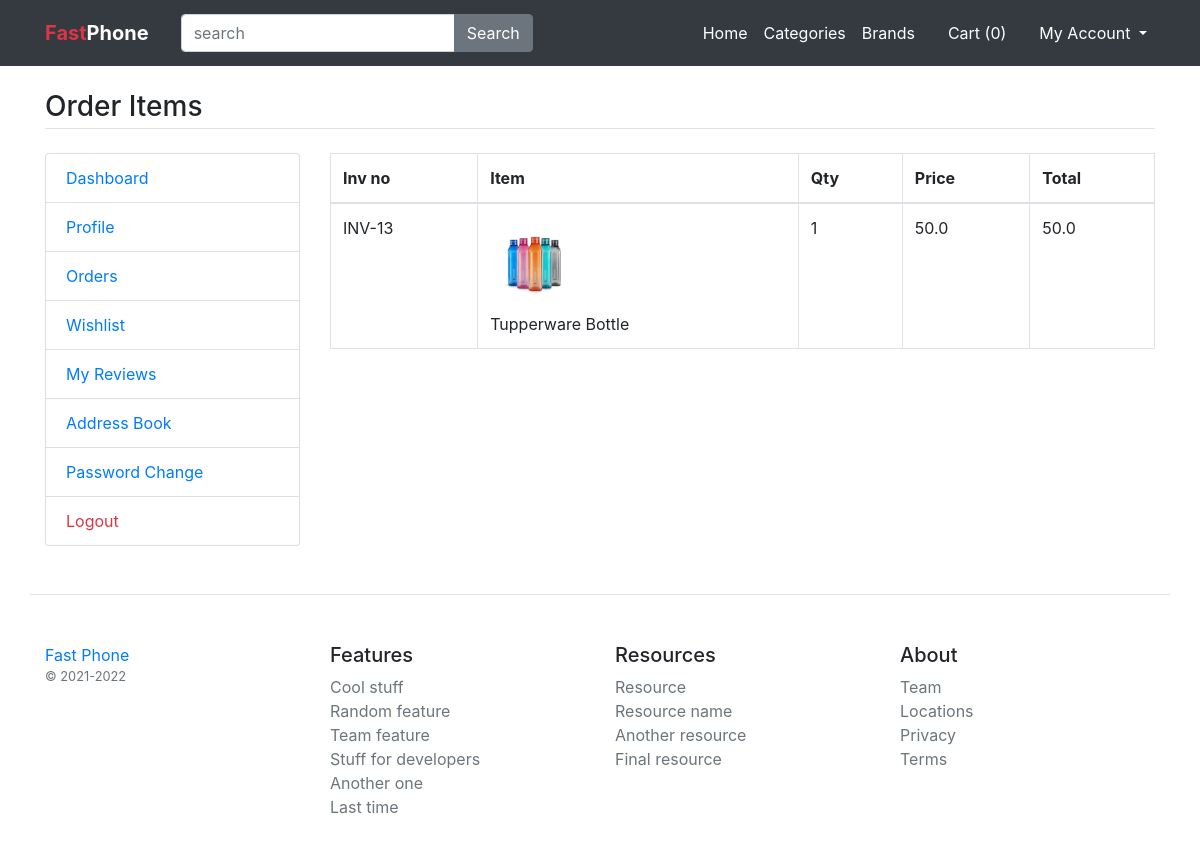
The page /my-orders-items/13 on the database its author committed.
### main/models.py (models this page shows, shortened)
class CartOrderItems(models.Model):
    order=models.ForeignKey(CartOrder,on_delete=models.CASCADE)
    invoice_no=models.CharField(max_length=150)
    item=models.CharField(max_length=150)
    image=models.CharField(max_length=200)
    qty=models.IntegerField()
    price=models.FloatField()
    total=models.FloatField()
    class Meta:
        verbose_name_plural='9. Order Items'

### main/views.py (the view)
# urls.py: path('my-orders-items/<int:id>',views.my_order_items, name='my_order_items'),
def my_order_items(request,id):
	order=CartOrder.objects.get(pk=id)
	orderitems=CartOrderItems.objects.filter(order=order).order_by('-id')
	return render(request, 'user/order-items.html',{'orderitems':orderitems})

### main/template_context.py (called while the page is built)
def get_filters(request):
	cats=Product.objects.distinct().values('category__title','category__id')
	brands=Product.objects.distinct().values('brand__title','brand__id')
	colors=ProductAttribute.objects.distinct().values('color__title','color__id','color__color_code')
	sizes=ProductAttribute.objects.distinct().values('size__title','size__id')
	minMaxPrice=ProductAttribute.objects.aggregate(Min('price'),Max('price'))
	data={
		'cats':cats,
		'brands':brands,
		'colors':colors,
		'sizes':sizes,
		'minMaxPrice':minMaxPrice,
	}
	return data

### main/templates/user/order-items.html
{% extends 'base.html' %}
{% load static %}
{% block content %}
<main class="container my-4">
	<h3 class="my-4 border-bottom pb-1">Order Items</h3>
	<div class="row">
		<div class="col-md-3">
			{% include 'user/user-sidebar.html' %}
		</div>
		<div class="col-md-9">
			<div class="table-responsive">
				<table class="table-bordered table">
					<thead>
						<tr>
							<th>Inv no</th>
							<th>Item</th>
							<th>Qty</th>
							<th>Price</th>
							<th>Total</th>
						</tr>
					</thead>
					<tbody>
						{% for item in orderitems %}
						<tr>
							<td>{{item.invoice_no}}</td>
							<td>
								<p><img src="/media/{{item.image}}" width="80" /></p>
								{{item.item}}
							</td>
							<td>{{item.qty}}</td>
							<td>{{item.price}}</td>
							<td>{{item.total}}</td>
						</tr>
						{% endfor %}
					</tbody>
				</table>
			</div>
		</div>
	</div>
</main>
{% endblock %}

### rows shown on the page
CartOrderItems: invoice_no "INV-13", image (picture), item "Tupperware Bottle", qty "1", price "50.0", total "50.0"

### other values the page prints
{{ request.session.cartdata|length }} "0"
